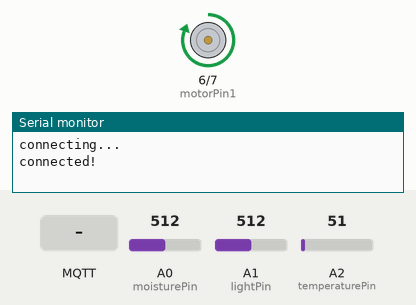
Recording of a sketch running on a simulated Arduino Uno, built with avr-gcc and run on an emulated ATmega328P. On the bench: motor-driver pin pairs drawn as motors (green arrow = first pin HIGH = forward, orange = second pin HIGH = backward, longer = more drive), the last lines printed to the serial monitor. The inputs (shaded band) are chosen by the test bench; at power-on: A0 (moisturePin) = 512, A1 (lightPin) = 512, A2 (temperaturePin) = 51. No MQTT or app messages arrive unless stated.

Above: at 1.2 s.
1.3 s: A0 (moisturePin) set to 104
2.8 s: A0 (moisturePin) set to 92
At 3.5 s:
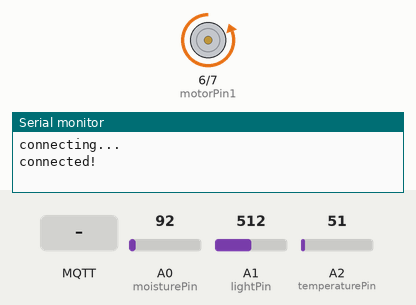
4.3 s: MQTT message "5" arrives on the first subscribed topic
At 4.9 s:
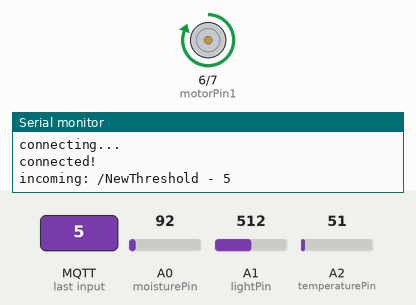
5.8 s: MQTT message "200" arrives on the first subscribed topic
At 6.3 s:
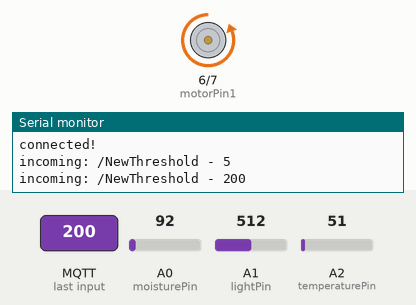
7.3 s: MQTT message "90" arrives on the first subscribed topic
At 7.7 s:
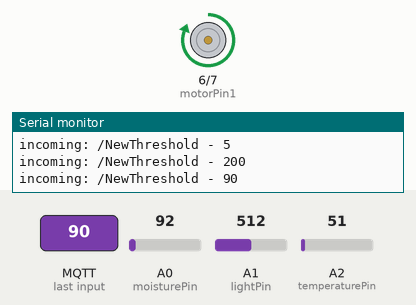
Timing chart, 0 to 9.8 s (numbered marks = the images above; inputs shaded):
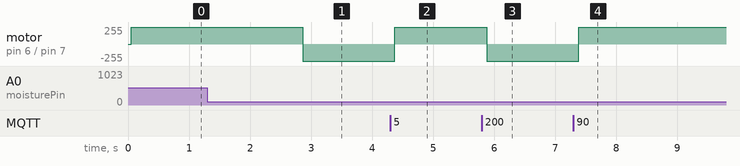

The sketch:

Shiftr-send-sensor-value.ino
```cpp
// This example uses an Arduino Uno together with
// an Ethernet Shield to connect to shiftr.io.
// It also automatically asks for an IP address. This code was taken from
// EXAMPLES/Ethernet/DhcpAddressPrinter
//
// You can see the information here"
// https://shiftr.io/buddadweet/Foresta-Inclusive
//
// by Joël Gähwiler
// https://github.com/256dpi/arduino-mqtt


#include <Ethernet.h>
#include <MQTT.h>
#include <SPI.h> //from DhcpAddressPrinter

    // from DhcpAddressPrinter
                byte mac[] = {
                  0x00, 0xAA, 0xBB, 0xCC, 0xDE, 0x02 /*change mac address so it is different from the programme
                  on send arduino */
                };
    // end from DhcpAddressPrinter

EthernetClient net;
MQTTClient client;

unsigned long lastMillis = 0;
int moistureThreshold = 100;  // this is to hold the value for the soil moisture thresholdmoistureThreshold = 100;
int moisturePin = A0; // this defines the pin A0 as the moisture sensor pin
int moistureReading;  // this holds the reading from the moisture sensor
int lightPin = A1;  // this defines the pin A1 as the light sensor pin
int lightReading;  // this holds the reading from the light sensor
int temperaturePin = A2; // this defines the pin A2 as the temperature sensor pin
int temperatureReading;  // this holds the reading from the temperature sensor
int motorPin1 = 6; // Ball-Motor
int motorPin2 = 7; // Ball-Motor


void setup() {

  pinMode(motorPin1, OUTPUT); //set pins as output
  pinMode(motorPin2, OUTPUT);  //set pins as output
  pinMode (moisturePin,INPUT); // Initializing soil moisture sensor as input
  pinMode (lightPin,INPUT); // Initializing light sensor as input
  pinMode (temperaturePin,INPUT); // Initializing soil temperature sensor as input

  Serial.begin(115200);

  // Note: Local domain names (e.g. "Computer.local" on OSX) are not supported by Arduino.
  // You need to set the IP address directly.
  client.begin("broker.shiftr.io", net);
  client.onMessage(messageReceived); // call this function (message received) whenever there is a message

  connect();
}

void loop() {

  moistureReading = analogRead(moisturePin);
  lightReading = analogRead(lightPin);
  temperatureReading = analogRead(temperaturePin);
  temperatureReading = map(temperatureReading, 0, 625, -40, 85);
  if (moistureReading < moistureThreshold)  {  // reads moistureReading - if smaller than moistureThreshold then open valve

  // Turn the motor in one direction
    digitalWrite(motorPin1, LOW); //close
    digitalWrite(motorPin2, HIGH);
  }

  else{
    digitalWrite(motorPin1, HIGH); //open
    digitalWrite(motorPin2, LOW);
  }
  delay (100);

  client.loop();

  if (!client.connected()) {
    connect();
  }
}

void connect() {
  Serial.print("connecting...");
  while (!client.connect("Foresta-InclusiveSEND3SENSOR", "83aa4496", "02ffd19115bcd0ed")) {
    Serial.print(".");
    delay(1000);
  }

  Serial.println("\nconnected!"); //  '/n' means start at new line

  client.subscribe("/NewThreshold"); //     '/' all names start with a slash
  //client.unsubscribe("/NewThreshold");
}

void messageReceived(String &topic, String &payload) {   // string is a type of variable - a series of characters (topic= /moistureThreshold   payload= the value
  moistureThreshold = payload.toInt(); // this translates the payload string into an integer, which is now stored in sensorValue
  Serial.println("incoming: " + topic + " - " + payload);  // see serial - this is how the information is displayed

}
```

Measured:
- the behaviour switches between 100 and 99 on A0 (moisturePin) (found by bisection; images 0 and 1)
- after the input at 1.3 s, every drawn part: stays the same
- after the input at 2.8 s, motor on pin 6 (motorPin1) / pin 7 (motorPin2): forward 255/255 → backward 255/255 after 0.06 s
- after the input at 4.3 s, motor on pin 6 (motorPin1) / pin 7 (motorPin2): backward 255/255 → forward 255/255 after 0.07 s
- after the input at 5.8 s, motor on pin 6 (motorPin1) / pin 7 (motorPin2): forward 255/255 → backward 255/255 after 0.08 s
- after the input at 7.3 s, motor on pin 6 (motorPin1) / pin 7 (motorPin2): backward 255/255 → forward 255/255 after 0.09 s
